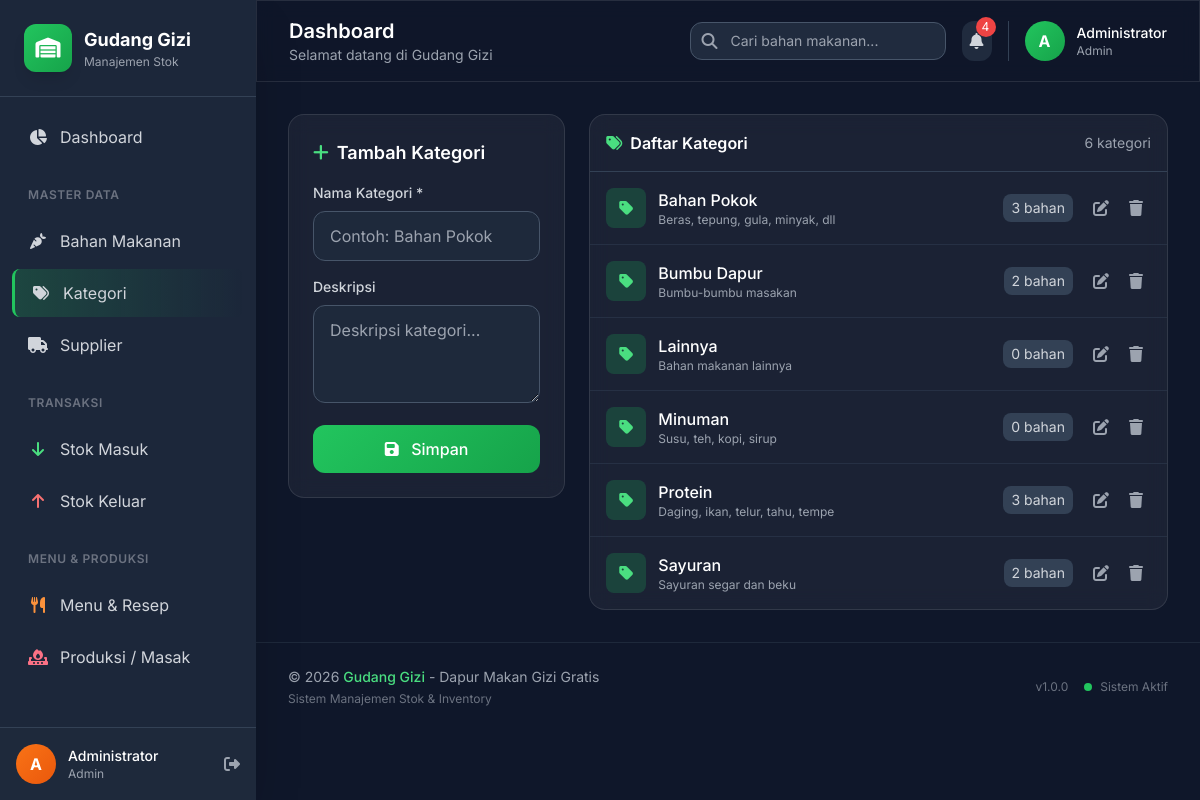
The app's page /modules/master/kategori.php (signed in) with its own data.
### tables this page shows
CREATE TABLE `kategori` (
  `id` int(11) NOT NULL AUTO_INCREMENT,
  `nama` varchar(100) NOT NULL,
  `deskripsi` text DEFAULT NULL,
  `created_at` timestamp NULL DEFAULT current_timestamp(),
  `updated_at` timestamp NULL DEFAULT current_timestamp() ON UPDATE current_timestamp(),
  PRIMARY KEY (`id`)
);

### config/database.php (called while the page is built, shortened)
<?php
$conn = new mysqli(DB_HOST, DB_USER, DB_PASS);
$conn->query("CREATE DATABASE IF NOT EXISTS " . DB_NAME . " CHARACTER SET utf8mb4 COLLATE utf8mb4_unicode_ci");
$conn->select_db(DB_NAME);
$conn->set_charset("utf8mb4");
function query($sql, $params = [], $types = "")
{
    global $conn;
    if (empty($params)) {
        $result = $conn->query($sql);
        return $result;
    }
    $stmt = $conn->prepare($sql);
    if (!empty($params)) {
        $stmt->bind_param($types, ...$params);
    }
    $stmt->execute();
    $result = $stmt->get_result();
    return $result;
}
function fetchAll($sql, $params = [], $types = "")
{
    $result = query($sql, $params, $types);
    $data = [];
    if ($result && $result->num_rows > 0) {
        while ($row = $result->fetch_assoc()) {
            $data[] = $row;
        }
    }
    return $data;
}
?>

### includes/functions.php (called while the page is built, shortened)
<?php
function getLatestNotifications($limit = 5)
{
    return fetchAll("SELECT n.*, b.nama as bahan_nama
                     FROM notifikasi n
                     LEFT JOIN bahan_makanan b ON n.bahan_id = b.id
                     ORDER BY n.created_at DESC
                     LIMIT $limit");
}
?>

### modules/master/kategori.php (the view, shortened to what this page needs)
<?php
require_once __DIR__ . '/../../includes/header.php';
$categories = fetchAll("SELECT k.*, (SELECT COUNT(*) FROM bahan_makanan WHERE kategori_id = k.id AND is_active = 1) as jumlah_bahan
                        FROM kategori k ORDER BY k.nama ASC");
$editItem = null;
?>
<div class="grid lg:grid-cols-3 gap-6">
    <div class="lg:col-span-1">
        <div class="glass rounded-2xl p-6 sticky top-24">
            <h3 class="text-lg font-semibold text-white mb-4 flex items-center gap-2">
                <i class="fas fa-<?= $editItem ? 'edit' : 'plus' ?> text-primary-400"></i>
                <?= $editItem ? 'Edit Kategori' : 'Tambah Kategori' ?>
            </h3>
            <form method="POST" class="space-y-4">
                <div>
                    <label class="block text-sm font-medium text-gray-300 mb-2">Nama Kategori *</label>
                    <input type="text" name="nama" required
                        class="w-full bg-slate-800 border border-slate-600 rounded-xl px-4 py-3 text-white focus:border-primary-500"
                        value="<?= htmlspecialchars($editItem['nama'] ?? '') ?>" placeholder="Contoh: Bahan Pokok">
                </div>
                <div>
                    <label class="block text-sm font-medium text-gray-300 mb-2">Deskripsi</label>
                    <textarea name="deskripsi" rows="3"
                        class="w-full bg-slate-800 border border-slate-600 rounded-xl px-4 py-3 text-white focus:border-primary-500"
                        placeholder="Deskripsi kategori..."><?= htmlspecialchars($editItem['deskripsi'] ?? '') ?></textarea>
                </div>
                <div class="flex gap-2">
                    <button type="submit" class="flex-1 btn-primary px-4 py-3 rounded-xl text-white font-medium">
                        <i class="fas fa-save mr-2"></i>
                        <?= $editItem ? 'Update' : 'Simpan' ?>
                    </button>
                </div>
            </form>
        </div>
    </div>
    <div class="lg:col-span-2">
        <div class="glass rounded-2xl overflow-hidden">
            <div class="p-4 border-b border-slate-700 flex items-center justify-between">
                <h3 class="font-semibold text-white flex items-center gap-2">
                    <i class="fas fa-tags text-primary-400"></i>
                    Daftar Kategori
                </h3>
                <span class="text-sm text-gray-400">
                    <?= count($categories) ?> kategori
                </span>
            </div>
            <div class="divide-y divide-slate-700/50">
                <?php if (empty($categories)): ?>
                    <div class="p-8 text-center text-gray-500">
                        <i class="fas fa-folder-open text-4xl mb-3"></i>
                        <p>Belum ada kategori</p>
                    </div>
                <?php else: ?>
                    <?php foreach ($categories as $cat): ?>
                        <div class="p-4 hover:bg-slate-700/30 transition-colors flex items-center justify-between gap-4">
                            <div class="flex items-center gap-3 flex-1 min-w-0">
                                <div
                                    class="w-10 h-10 rounded-lg bg-primary-500/20 text-primary-400 flex items-center justify-center flex-shrink-0">
                                    <i class="fas fa-tag"></i>
                                </div>
                                <div class="min-w-0">
                                    <p class="font-medium text-white truncate">
                                        <?= htmlspecialchars($cat['nama']) ?>
                                    </p>
                                    <?php if ($cat['deskripsi']): ?>
                                        <p class="text-xs text-gray-400 truncate">
                                            <?= htmlspecialchars($cat['deskripsi']) ?>
                                        </p>
                                    <?php endif; ?>
                                </div>
                            </div>
                            <div class="flex items-center gap-3">
                                <span class="px-2 py-1 rounded-lg bg-slate-700 text-gray-300 text-sm">
                                    <?= $cat['jumlah_bahan'] ?> bahan
                                </span>
                                <div class="flex items-center gap-1">
                                    <a href="?edit=<?= $cat['id'] ?>"
                                        class="p-2 text-gray-400 hover:text-blue-400 hover:bg-blue-500/20 rounded-lg transition-colors">
                                        <i class="fas fa-edit"></i>
                                    </a>
                                    <button
                                        onclick="confirmDeleteKategori(<?= $cat['id'] ?>, '<?= htmlspecialchars($cat['nama']) ?>', <?= $cat['jumlah_bahan'] ?>)"
                                        class="p-2 text-gray-400 hover:text-red-400 hover:bg-red-500/20 rounded-lg transition-colors">
                                        <i class="fas fa-trash"></i>
                                    </button>
                                </div>
                            </div>
                        </div>
                    <?php endforeach; ?>
                <?php endif; ?>
            </div>
        </div>
    </div>
</div>
<?php require_once __DIR__ . '/../../includes/footer.php'; ?>

### includes/header.php (style rules this page uses)
.glass { background: rgba(255, 255, 255, 0.05); backdrop-filter: blur(10px); border: 1px solid rgba(255, 255, 255, 0.1); }
.btn-primary { background: linear-gradient(135deg, #22c55e 0%, #16a34a 100%); transition: all 0.3s ease; }

### records on screen
kategori: nama "Bahan Pokok", deskripsi "Beras, tepung, gula, minyak, dll", jumlah_bahan "3"
kategori: nama "Bumbu Dapur", deskripsi "Bumbu-bumbu masakan", jumlah_bahan "2"
kategori: nama "Lainnya", deskripsi "Bahan makanan lainnya", jumlah_bahan "0"
kategori: nama "Minuman", deskripsi "Susu, teh, kopi, sirup", jumlah_bahan "0"
kategori: nama "Protein", deskripsi "Daging, ikan, telur, tahu, tempe", jumlah_bahan "3"
kategori: nama "Sayuran", deskripsi "Sayuran segar dan beku", jumlah_bahan "2"

### other values on screen
substr($currentUser['nama_lengkap'], 0, 1) "A"
$currentUser['nama_lengkap'] "Administrator"
$currentUser['role'] "Admin"
$unreadNotifications "4"
count($categories) "6"
